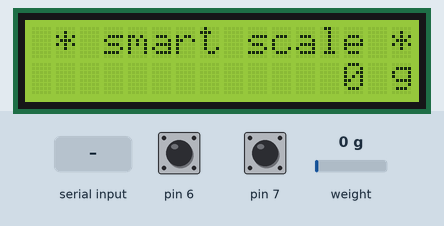
Recording of a sketch running on a simulated Arduino Uno, built with avr-gcc and run on an emulated ATmega328P. Parts: 16×2 character LCD. Inputs (shaded band) come from the test bench; at power-on: pin 6 HIGH, pin 7 HIGH, weight on the scale 0 g.

Above: at 0.2 s.
2.4 s: pin 6 pulled LOW for 0.15 s
At 5.0 s:
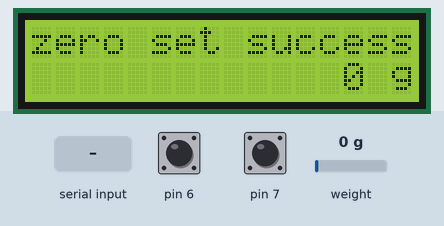
5.5 s: "zero\n" received over the second serial link
At 6.5 s:
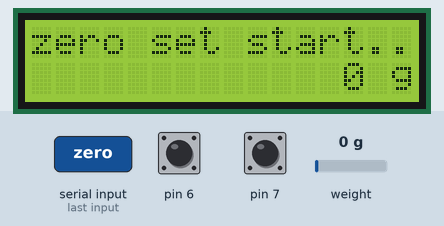
8.2 s: pin 7 pulled LOW for 0.15 s
At 8.8 s:
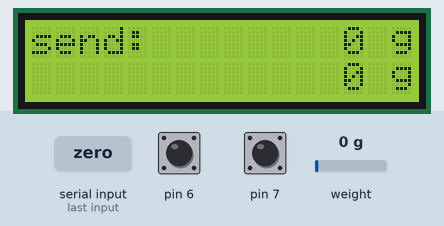
11.3 s: weight on the scale set to 100 g
At 12.3 s:
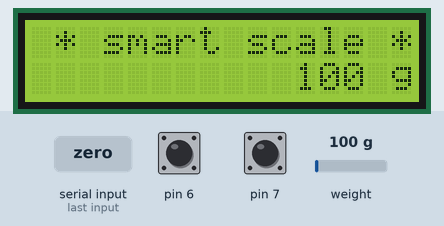
12.9 s: "disconnected\n" received over the second serial link
At 13.4 s:
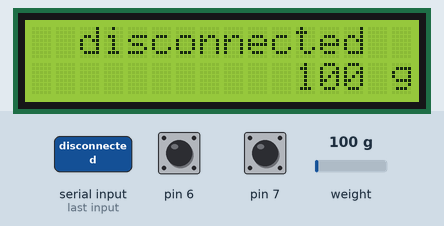
15.9 s: weight on the scale set to 1250 g
At 32.3 s:
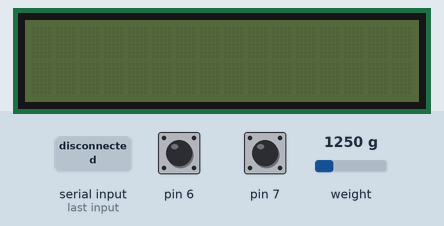
Timing chart, 0 to 32.6 s (numbered marks = the images above; inputs shaded):
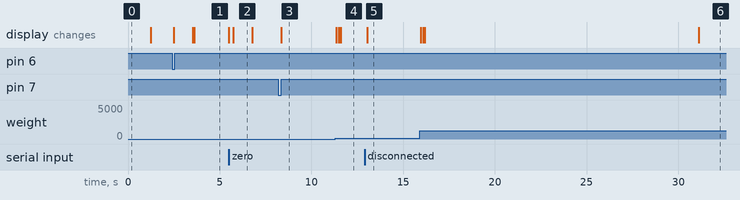

The sketch:

scale.ino
```cpp
// 전자저울
#include <stdio.h>
#include <SoftwareSerial.h>
#include <LiquidCrystal_I2C.h>
#include "HX711.h"

// 가중치 값
#define calibration_factor 496.5158939121704
// LCD 첫번째줄 갱신 주기
#define first_line_lower_limit 2999
// LCD 두번째줄 갱신 주기
#define second_line_update_cycle 499
// LCD sleep 주기
#define sleep_limit 14999

//블루투스의 Tx, Rx핀을 2번 3번핀으로 설정
SoftwareSerial mySerial(2, 3);
// LCD 16자리 두줄로 설정
LiquidCrystal_I2C lcd(0x27, 16, 2);
HX711 scale(4, 5);
// LCD에 텍스트를 보여주는 함수
void setLcdText(String text, int row);
// 영점조절 함수
void zeroSet();
// 블루투스로 전송하는 행동
void sendAction();
// 어떤 액션이 있었다고 표기하는 함수
void isActivity();
// 조건이되면 LCD를 sleep하는 함스
void LCDSleep();

void setup() {
  // 시리얼 통신의 속도를 9600으로 설정
  //시리얼통신이 연결되지 않았다면 코드 실행을 멈추고 무한 반복
//  Serial.begin(9600);
//  while (!Serial);
//  Serial.println("connect complete");

  //블루투스와 아두이노의 통신속도를 9600으로 설정
  mySerial.begin(38400);

  // LCD 사용 시작
  lcd.begin();
  setLcdText(" * smart scale *",0);
  setLcdText("             0 g",1);

  // scale 가중치조절
  scale.set_scale(calibration_factor);
  // scale 영점 조절
  scale.tare(10);

  pinMode(6, INPUT_PULLUP); // 영점조절 버튼
  pinMode(7, INPUT_PULLUP); // 전송 버튼
}

// 블루투스로 통신된 데이터
String inputString = "";
// 기록된 시간
unsigned long previousMillis[3] = {0, 0, 0};
// 현재 아두이노 시간
unsigned long currentMillis = 0;
// 형식적인 문자열을 보여주기위함
char buf[16] = "";
// 이전에 기록된 센서의 값
String previousValue = "";
// 현재 센서로부터 들어오는 값
float value=0.0;
// value의 텍스트 값
String valueText= "";
// 구문 통과 여부 결정 변수, LCD 문자 값 재설정을 위함
bool pass = false;
// 이 구문이 실행되었는지 확인, LCD sleep 을 위함
bool not_done = true;

void loop() {
  currentMillis = millis();

  //블루투스에서 넘어온 데이터가 있다면
  while(mySerial.available()) {
    //시리얼모니터에 데이터를 출력
    // Serial.println(smartHandle.read());

    // 1바이트를 읽음
    char myChar = mySerial.read();
    // 읽은 값이 \n과 \r이 아니면 inputString 에 붙여넣음
    if(myChar != '\n' && myChar != '\r') inputString += myChar;

  }

  // 무게센서로 부터 값을 가져옴
  value = scale.get_units();

  // float to string.
  valueText = String(round(value));
  if(valueText=="-0") valueText = String(0);

  // second_line_update_cycle와 value를 기준으로 LCD에 표시
  // valueText 값이 변동되면 lcd에 출력
  if(currentMillis - previousMillis[0] > second_line_update_cycle
        && valueText != previousValue){
    isActivity();
    sprintf(buf, "%14s g", valueText.c_str());
    setLcdText(String(buf), 1);
//    Serial.println(buf);
    previousValue = valueText;
    previousMillis[0] = currentMillis;
  }

  // sleep_limit 만큼 작동하지 않으면 LCD sleep
  LCDSleep();

  // LCD가 변경된지 first_line_lower_limit를 초과하고
  // pass가 참이면 LCD 첫번째줄 초기 텍스트로 전환
  if(currentMillis - previousMillis[1] > first_line_lower_limit
        && pass){
    isActivity();
    setLcdText(" * smart scale *",0);
    pass = false;
  }

  // 영점 조절 버튼
  if(digitalRead(6) == 0){
    isActivity();
    zeroSet();
  }

  // 전송 버튼
  if(digitalRead(7) == 0){
    isActivity();
    sendAction();
  }

  // 블루투스에 수신된 문자열이 있을경우
  if(inputString != ""){
    isActivity();
    // Serial.println(inputString);
    // 그 문자열이 weight? 이면 현재 무게를 전송(g단위)
    if(inputString == "weight?"){
      sendAction();

    // 그 문자열이 offset? 이면 무게센서의 현재 offset 값을 전송
    } else if(inputString == "offset?"){
      mySerial.write(String(scale.get_offset()).c_str());

    // 그 문자열이 zero 영점조절
    } else if(inputString == "zero"){
      zeroSet();

    // 그 문자열이 disconnected 라면 현재 상태를 전달
    }else if (inputString == "disconnected"){
      setLcdText("  disconnected  ", 0);

      // 이 if문이 실행후 2초후에 lcd 화면 초기로 돌림.
      previousMillis[1] = currentMillis;
      pass = true;
    }
    // 변수 초기화
    inputString = "";
  }
 }

 String firstLine = "";
 String otherLine = "";

 // lcd 컨트롤 함수
 // text: 기입할 텍스트
 // row: 0일땐 첫번째줄 이외의 숫자는 두번째줄
 void setLcdText(String text, int row){
  lcd.clear();
  if(row == 0){
    firstLine = text;
  } else {
    otherLine = text;
  }
  lcd.print(firstLine);
  lcd.setCursor(0, 1);
  lcd.print(otherLine);
//  Serial.println(firstLine + "\n" + otherLine);
}

// 영점조절
void zeroSet(){
  setLcdText("zero set start..", 0);
//    Serial.print("영점조절 : ");
    scale.tare(10);
//    Serial.println(scale.get_offset());
    setLcdText("zero set success ", 0);

    // 이 if문이 실행후 2초후에 lcd 화면 초기로 돌림.
    previousMillis[1] = currentMillis;
    pass = true;
}

// 전자저울이 활동중인지를 확인
void isActivity(){
  previousMillis[2] = currentMillis;
  not_done = true;
}

// 전자저울에서 블루투스로 데이터를 송신할 때의 행동
void sendAction(){
  sprintf(buf, "send: %8s g", valueText.c_str());
  setLcdText(String(buf), 0);
  sprintf(buf, "%14s g", valueText.c_str());
  setLcdText(String(buf), 1);

  mySerial.write(valueText.c_str());

  // 이 if문이 실행후 first_line_lower_limit초후에 lcd 화면 초기로 돌림.
  previousMillis[1] = currentMillis;
  pass = true;
}

// sleep_limit 만큼 작동하지 않으면 LCD sleep
void LCDSleep(){
  if(currentMillis - previousMillis[2] > sleep_limit && not_done){
    lcd.noBacklight();
    lcd.noDisplay();
    not_done = false;
  }else if(not_done){
    lcd.backlight();
    lcd.display();
  }
}
```

Measured:
- after the input at 5.5 s, the display: changes after 0.23 s (image 2)
- after the input at 8.2 s, the display: changes after 0.16 s (image 3)
- after the input at 11.3 s, the display: first changes after 0.06 s (image 4 shows a later state)
- after the input at 12.9 s, the display: changes after 0.16 s (image 5)
- after the input at 15.9 s, the display: first changes after 0.05 s (image 6 shows a later state)
- what the display in image 1 shows lasts 1.9 s, from 3.6 s to 5.5 s
- what the display in image 2 shows lasts 1.1 s, from 5.7 s to 6.8 s
